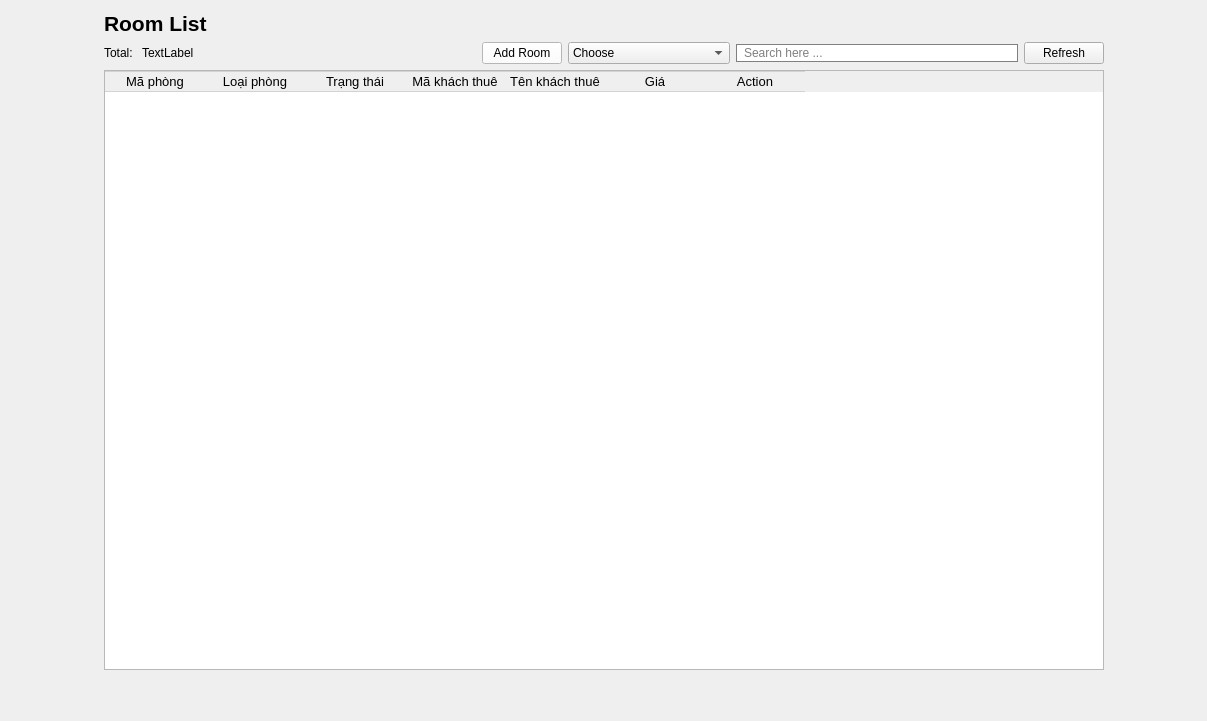
             <widget class="QWidget" name="page_2">
              <layout class="QHBoxLayout" name="horizontalLayout_12">
               <item>
                <spacer name="horizontalSpacer_9">
                 <property name="orientation">
                  <enum>Qt::Orientation::Horizontal</enum>
                 </property>
                 <property name="sizeHint" stdset="0">
                  <size>
                   <width>93</width>
                   <height>20</height>
                  </size>
                 </property>
                </spacer>
               </item>
               <item>
                <layout class="QVBoxLayout" name="verticalLayout_6">
                 <item>
                  <layout class="QHBoxLayout" name="horizontalLayout_9">
                   <item>
                    <widget class="QLabel" name="label_5">
                     <property name="font">
                      <font>
                       <pointsize>16</pointsize>
                       <bold>true</bold>
                      </font>
                     </property>
                     <property name="text">
                      <string>Room List</string>
                     </property>
                    </widget>
                   </item>
                   <item>
                    <spacer name="horizontalSpacer_6">
                     <property name="orientation">
                      <enum>Qt::Orientation::Horizontal</enum>
                     </property>
                     <property name="sizeHint" stdset="0">
                      <size>
                       <width>40</width>
                       <height>20</height>
                      </size>
                     </property>
                    </spacer>
                   </item>
                  </layout>
                 </item>
                 <item>
                  <layout class="QHBoxLayout" name="horizontalLayout_7">
                   <item>
                    <layout class="QHBoxLayout" name="horizontalLayout_6">
                     <item>
                      <widget class="QLabel" name="label_2">
                       <property name="text">
                        <string>Total: </string>
                       </property>
                      </widget>
                     </item>
                     <item>
                      <widget class="QLabel" name="totalroom">
                       <property name="text">
                        <string>TextLabel</string>
                       </property>
                      </widget>
                     </item>
                    </layout>
                   </item>
                   <item>
                    <spacer name="horizontalSpacer_4">
                     <property name="orientation">
                      <enum>Qt::Orientation::Horizontal</enum>
                     </property>
                     <property name="sizeHint" stdset="0">
                      <size>
                       <width>40</width>
                       <height>20</height>
                      </size>
                     </property>
                    </spacer>
                   </item>
                   <item>
                    <widget class="QPushButton" name="addroom">
                     <property name="minimumSize">
                      <size>
                       <width>70</width>
                       <height>0</height>
                      </size>
                     </property>
                     <property name="styleSheet">
                      <string notr="true">QPushButton{
background-color: rgb(255, 255, 255);
}</string>
                     </property>
                     <property name="text">
                      <string>Add Room</string>
                     </property>
                     <property name="icon">
                      <iconset>
                       <normaloff>:/new/prefix1/Resources/add.png</normaloff>:/new/prefix1/Resources/add.png</iconset>
                     </property>
                     <property name="iconSize">
                      <size>
                       <width>10</width>
                       <height>10</height>
                      </size>
                     </property>
                     <property name="checkable">
                      <bool>false</bool>
                     </property>
                    </widget>
                   </item>
                   <item>
                    <widget class="QComboBox" name="CBSR">
                     <item>
                      <property name="text">
                       <string>Choose</string>
                      </property>
                     </item>
                     <item>
                      <property name="text">
                       <string>Room ID</string>
                      </property>
                     </item>
                     <item>
                      <property name="text">
                       <string>Room Type</string>
                      </property>
                     </item>
                     <item>
                      <property name="text">
                       <string>Tên khách thuê</string>
                      </property>
                     </item>
                     <item>
                      <property name="text">
                       <string>Phòng đang trống</string>
                      </property>
                     </item>
                     <item>
                      <property name="text">
                       <string>Phòng đã có người thuê</string>
                      </property>
                     </item>
                     <item>
                      <property name="text">
                       <string>Phòng đang bảo trì</string>
                      </property>
                     </item>
                     <item>
                      <property name="text">
                       <string>Phòng đã đặt</string>
                      </property>
                     </item>
                    </widget>
                   </item>
                   <item>
                    <widget class="QLineEdit" name="LineEditSearchRoom">
                     <property name="styleSheet">
                      <string notr="true">QLineEdit{
padding-left:5px;
border: 1px solid gray;
border-radius: 10px;
}</string>
                     </property>
                     <property name="placeholderText">
                      <string>Search here ...</string>
                     </property>
                    </widget>
                   </item>
                   <item>
                    <widget class="QPushButton" name="Refbtn">
                     <property name="text">
                      <string>Refresh</string>
                     </property>
                     <property name="icon">
                      <iconset>
                       <normaloff>:/new/prefix1/Resources/reload.png</normaloff>:/new/prefix1/Resources/reload.png</iconset>
                     </property>
                    </widget>
                   </item>
                  </layout>
                 </item>
                 <item>
                  <widget class="QTableWidget" name="table1">
                   <property name="minimumSize">
                    <size>
                     <width>1000</width>
                     <height>600</height>
                    </size>
                   </property>
                   <property name="font">
                    <font>
                     <pointsize>10</pointsize>
                    </font>
                   </property>
                   <property name="styleSheet">
                    <string notr="true">QPushButton{
	 border: none;
}
QTableWidget::item {
       border-right: none;
       border-left: none;
       border-bottom: 1px solid #D3D3D3;
}
QHeaderView::section {
       border: 1px solid #D3D3D3; 
       border-right: none;      
       border-left: none;       
}</string>
                   </property>
                   <property name="editTriggers">
                    <set>QAbstractItemView::EditTrigger::NoEditTriggers</set>
                   </property>
                   <property name="alternatingRowColors">
                    <bool>true</bool>
                   </property>
                   <property name="selectionMode">
                    <enum>QAbstractItemView::SelectionMode::NoSelection</enum>
                   </property>
                   <property name="showGrid">
                    <bool>false</bool>
                   </property>
                   <attribute name="horizontalHeaderVisible">
                    <bool>true</bool>
                   </attribute>
                   <attribute name="horizontalHeaderCascadingSectionResizes">
                    <bool>false</bool>
                   </attribute>
                   <attribute name="horizontalHeaderHighlightSections">
                    <bool>true</bool>
                   </attribute>
                   <attribute name="horizontalHeaderShowSortIndicator" stdset="0">
                    <bool>false</bool>
                   </attribute>
                   <attribute name="horizontalHeaderStretchLastSection">
                    <bool>false</bool>
                   </attribute>
                   <column>
                    <property name="text">
                     <string>Mã phòng</string>
                    </property>
                    <property name="font">
                     <font>
                      <pointsize>10</pointsize>
                     </font>
                    </property>
                   </column>
                   <column>
                    <property name="text">
                     <string>Loại phòng</string>
                    </property>
                    <property name="font">
                     <font>
                      <pointsize>10</pointsize>
                     </font>
                    </property>
                   </column>
                   <column>
                    <property name="text">
                     <string>Trạng thái</string>
                    </property>
                    <property name="font">
                     <font>
                      <pointsize>10</pointsize>
                     </font>
                    </property>
                   </column>
                   <column>
                    <property name="text">
                     <string>Mã khách thuê</string>
                    </property>
                    <property name="font">
                     <font>
                      <pointsize>10</pointsize>
                     </font>
                    </property>
                   </column>
                   <column>
                    <property name="text">
                     <string>Tên khách thuê</string>
                    </property>
                   </column>
                   <column>
                    <property name="text">
                     <string>Giá</string>
                    </property>
                    <property name="font">
                     <font>
                      <pointsize>10</pointsize>
                     </font>
                    </property>
                   </column>
                   <column>
                    <property name="text">
                     <string>Action</string>
                    </property>
                    <property name="font">
                     <font>
                      <pointsize>10</pointsize>
                     </font>
                    </property>
                   </column>
                  </widget>
                 </item>
                 <item>
                  <spacer name="verticalSpacer_3">
                   <property name="orientation">
                    <enum>Qt::Orientation::Vertical</enum>
                   </property>
                   <property name="sizeHint" stdset="0">
                    <size>
                     <width>20</width>
                     <height>40</height>
                    </size>
                   </property>
                  </spacer>
                 </item>
                </layout>
               </item>
               <item>
                <spacer name="horizontalSpacer_10">
                 <property name="orientation">
                  <enum>Qt::Orientation::Horizontal</enum>
                 </property>
                 <property name="sizeHint" stdset="0">
                  <size>
                   <width>92</width>
                   <height>20</height>
                  </size>
                 </property>
                </spacer>
               </item>
              </layout>
             </widget>
